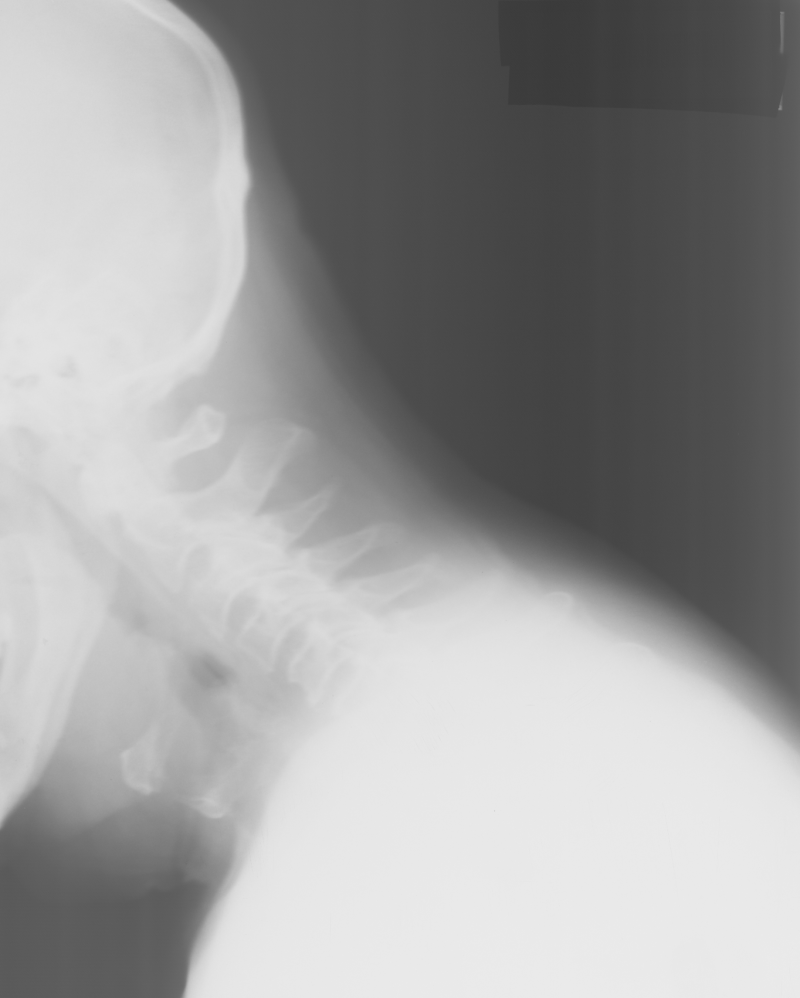
#> input picture Uge4/ex3-PixelwiseOperations/data/vertebra.png, 800 x 998 px, found by its file name
$ python uge4-kat.py
#> lines starting #> are read from the running program, lines starting #| are printed output that depends on the picture; long printed decimals are rounded
from skimage.util import img_as_float
from skimage.util import img_as_ubyte
from skimage import color, io, measure, img_as_ubyte
import cv2

import matplotlib.pyplot as plt #importing matplotlib
import numpy as np

# Exercise 1:
# Start by reading the image and inspect the histogram.
# Is it a bimodal histogram?
#   Hmm well it has some peaks at the end, and a smaller one at the beginning
# Do you think it will be possible to segment it so only the bones are visible?
#   probably

img = plt.imread('Uge4/ex3-PixelwiseOperations/data/vertebra.png') #reads image data
#> img is the input picture: shape (998, 800) float32; min 0.224, max 0.922, mean 0.612

#plt.hist(img.ravel(), bins=256, range=(0.0, 1.0), fc='k', ec='k') #calculating histogram
#plt.title('Image histogram')
#io.show()


# Exercise 2:
# Compute the minimum and maximum values of the image.
# Is the full scale of the gray-scale spectrum used or can we enhance the appearance of the image?
#   NO
print("Minimum float value:",img[..., 0].min())
#| Minimum float value: 0.349
print("Maximum float value:",img[..., 0].max(), "\n")
#| Maximum float value: 0.8902


# Exercise 3:
# In scale 255
# Read the image vertebra.png and compute and show the minumum and maximum values.
print("Min pixel value:",img_as_ubyte(img).min())
#| Min pixel value: 57
print("Max pixel value:",img_as_ubyte(img).max())
#| Max pixel value: 235


# Exercise 4:
# Use img_as_ubyte on the float image you computed in the previous exercise.
# Compute the Compute the minimum and maximum values of this image.
# Are they as expected?

# Exercise 5: Implement a Python function called histogram_stretch. It can, for example, follow this example:
def histogram_stretch(img_in):
    """
    Stretches the histogram of an image
    :param img_in: Input image
    :return: Image, where the histogram is stretched so the min values is 0 and the maximum value 255
    """
    # img_as_float will divide all pixel values with 255.0
    img_float = img_as_float(img_in)
    min_val = img_float.min()
#> min_val = 0.224
    max_val = img_float.max()
#> max_val = 0.922
    min_desired = 0.0
    max_desired = 1.0

    diff = max_val - min_val
#> diff = 0.698
    # Do something here
    # shift and scale, shift by minimum value scale by the gradient
    img_out = []
    for row in img_float:
        new_row = []
        for pixle in row:
            new_row.append((1.0/diff)*(pixle - min_val))
        img_out.append(new_row)
#> after the loop, img_out = 998 items
    # img_as_ubyte will multiply all pixel values with 255.0 before converting to unsigned byte
    return img_as_ubyte(img_out)
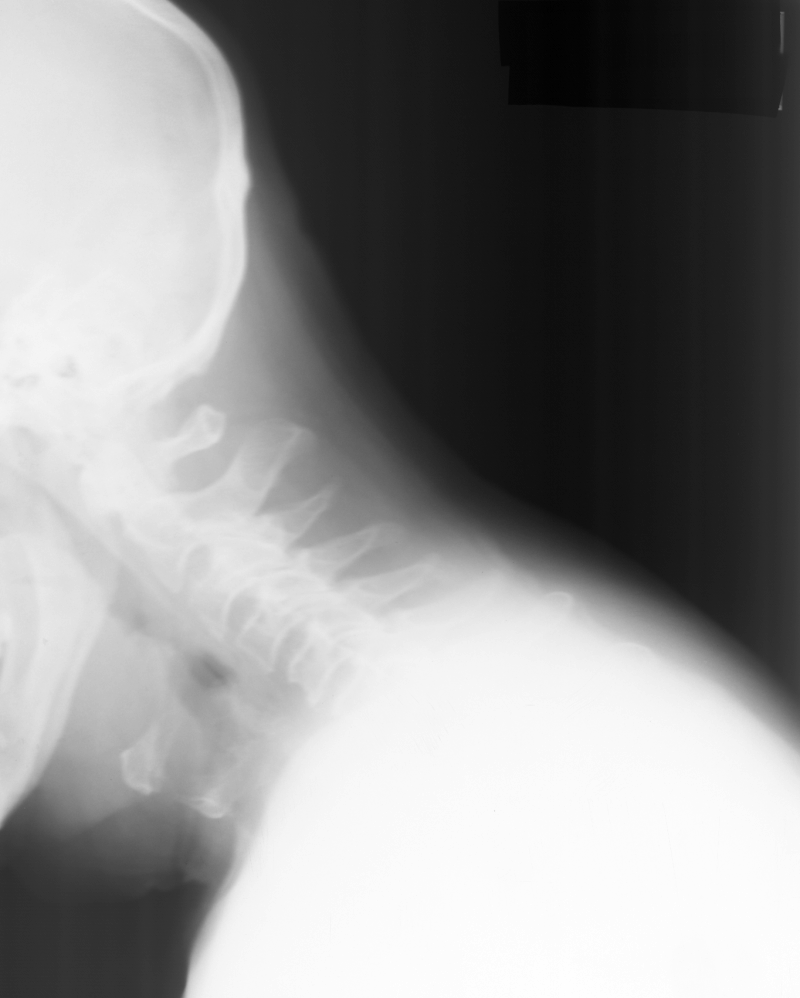
#> returned value: shape (998, 800); min 0, max 255, mean 142.1

img_strech = histogram_stretch(img)


print("New min pixel value:",(img_strech).min())
#| New min pixel value: 0
print("New max pixel value:",(img_strech).max())
#| New max pixel value: 255

#plt.hist(img_strech.ravel(), bins=256) #calculating histogram
#plt.title('Image histogram')
#io.show()

def show_in_moved_window(win_name, img):
    """
    Show an image in a window, where the position of the window can be given
    """
    cv2.namedWindow(win_name)
    cv2.imshow(win_name, img)


#Exercise 6: Test your histogram_stretch on the vertebra.png image.
# Show the image before and after the histogram stretching.
# What changes do you notice in the image?
# Are the important structures more visible?

'''
stop = False
print("Press 'q' to end the show")
while not stop:
    show_in_moved_window("Before", img)
    show_in_moved_window("After", img_strech)

    if cv2.waitKey(1) == ord('q'):
        stop = True
'''

# Exercise 7: Implement a function, gamma_map(img, gamma), that:

# Converts the input image to float
# Do the gamma mapping on the pixel values
# Returns the resulting image as an unsigned byte image.

def gamma_map(img, gamma):
#> called with gamma = 5
    img_float = img_as_float(img)

    img_out = []

    for row in img_float:
        new_row = []
        for pixle in row:
            new_row.append(np.power(pixle, gamma))
        img_out.append(new_row)
#> after the loop, img_out = 998 items
    # img_as_ubyte will multiply all pixel values with 255.0 before converting to unsigned byte
    return img_as_ubyte(img_out)
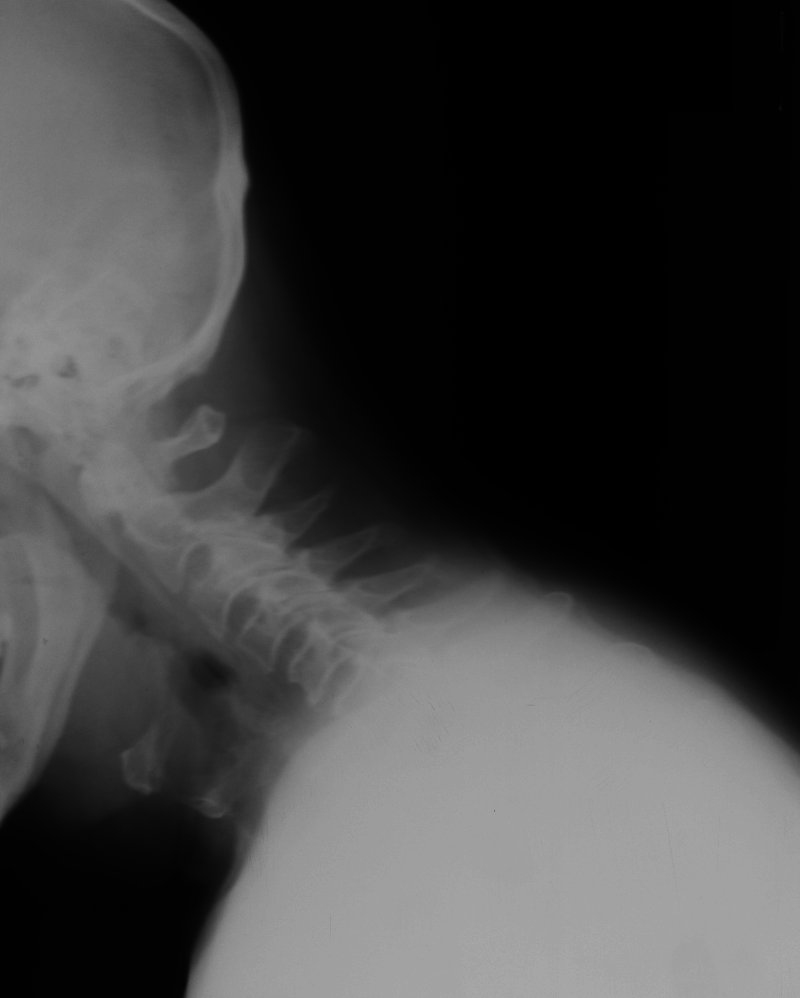
#> returned value: shape (998, 800); min 0, max 170, mean 63.5


img_gamma = img_as_float(gamma_map(img, 5))

'''
stop = False
print("Press 'q' to end the show")

while not stop:
    show_in_moved_window("Gamma 5", img_gamma)
    show_in_moved_window("Gamma 20", img_as_float(gamma_map(img, 20)))

    if cv2.waitKey(1) == ord('q'):
        stop = True
'''


# Exercise 9:
# Implement a function, threshold_image :

def threshold_image(img_in, thres):
    """
    Apply a threshold in an image and return the resulting image
    :param img_in: Input image
    :param thres: The treshold value in the range [0, 255]
    :return: Resulting image (unsigned byte) where background is 0 and foreground is 255
    """
#> called with thres = 100
    img_out = []
    for row in img_in:
        new_row = []
        for pixle in row:
            new_row.append((pixle if pixle > thres else 0))
        img_out.append(new_row)
#> after the loop, img_out = 998 items

    return img_out

img_thres = threshold_image(img_strech, 100)
#> img_thres = 998 items


plt.imshow(img_thres)
io.show()
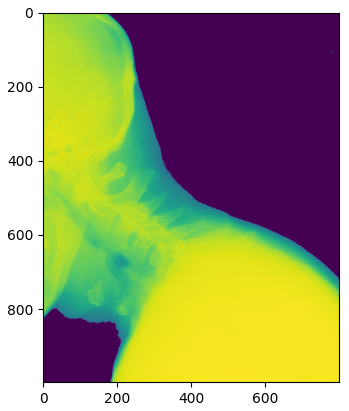
#> figure drawn by matplotlib, 1 panel
